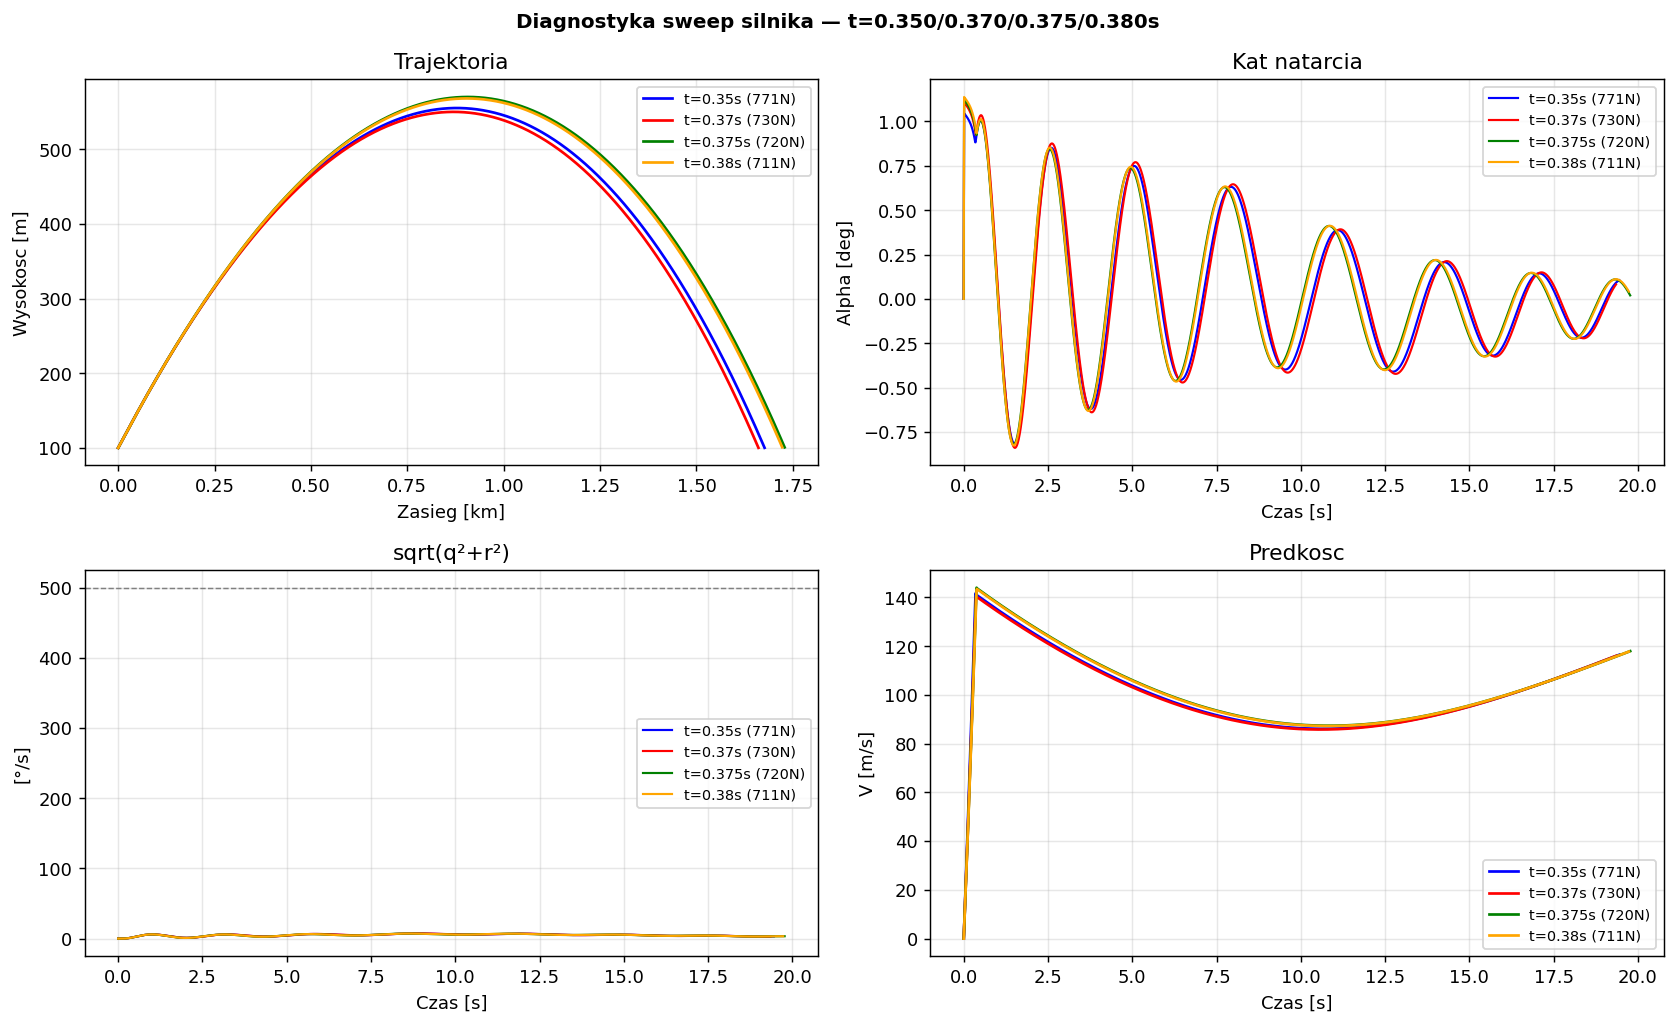

Python code for this plot:
"""
debug_motor.py — porownanie trajektorii silnikow 0.350, 0.370, 0.375
Uruchom z katalogu FlightSim: python debug_motor.py
"""
import sys, numpy as np, matplotlib.pyplot as plt
from pathlib import Path
sys.path.insert(0, str(Path(__file__).parent))

from aero import get_aero_model
from datcom_io.config_reader import load_config
from datcom_io.rocket_builder import build_mass_model, build_propulsion, build_geometry, build_initial_state
from models.atmosphere import create_atmosphere
from models.gravity import create_gravity
from forces.force_model6 import ForceModel6DOF
from core.solver6 import run_simulation_6dof
from geo.geographic import GeoModule, MissionConfig
import tempfile, os, yaml

CASE_NAME = "rocket_36mm_malarakieta_base"
IMPULSE   = 270.0
TIMES     = [0.350, 0.370, 0.375, 0.380]
COLORS    = ['blue', 'red', 'green', 'orange']

mission = MissionConfig.from_yaml("missions/mission_01.yaml")
geo     = GeoModule(mission)
aero    = get_aero_model(CASE_NAME, method="missile_datcom")

results = []
for t_burn in TIMES:
    thrust = IMPULSE / t_burn
    print(f"\nt_burn={t_burn}s  thrust={thrust:.1f}N")

    with open(f"configurations/{CASE_NAME}.yaml",
              encoding='utf-8', errors='replace') as f:
        raw = yaml.safe_load(f.read())
    raw["propulsion"]["thrust_profile"] = [
        [0.0,    thrust],
        [t_burn, thrust],
        [round(t_burn+0.001,4), 0.0],
    ]
    tmp_fd, tmp_path = tempfile.mkstemp(suffix=".yaml")
    os.close(tmp_fd)
    with open(tmp_path, "w") as f:
        yaml.dump(raw, f)
    cfg = load_config(tmp_path)
    os.unlink(tmp_path)

    mass = build_mass_model(cfg)
    prop = build_propulsion(cfg)
    geom = build_geometry(cfg)
    geom.xcp = float(aero.xcp_table[len(aero.alpha_table)//2, 0])
    initial  = build_initial_state(mission)

    fm = ForceModel6DOF(
        atmosphere=create_atmosphere("ISA"),
        mass_model=mass, aero_model=aero,
        gravity=create_gravity("constant"),
        geometry=geom, propulsion=prop,
    )
    result = run_simulation_6dof(fm, initial, t_max=60., z_ground=0.,
                                 max_step=0.05, rtol=1e-4, atol=1e-6)
    lf = geo.ned_to_lf(result)

    alpha_deg = np.abs(np.degrees(result.alpha))
    omega_qr  = np.sqrt(np.degrees(result.qr)**2 + np.degrees(result.r)**2)

    print(f"  status={result.status}")
    print(f"  zasieg={lf['x_lf'][-1]:.0f}m  alt_max={lf['alt'].max():.0f}m")
    print(f"  alpha_max={alpha_deg.max():.2f}°")
    print(f"  omega_qr_max={omega_qr.max():.1f}°/s")
    print(f"  V_max={result.speed.max():.1f}m/s  V_final={result.speed[-1]:.1f}m/s")

    results.append({
        "label": f"t={t_burn}s ({thrust:.0f}N)",
        "t": result.t, "alt": lf["alt"], "x": lf["x_lf"],
        "alpha": np.degrees(result.alpha),
        "omega": omega_qr, "V": result.speed,
    })

# Wykresy
fig, axes = plt.subplots(2, 2, figsize=(13, 8))
fig.suptitle("Diagnostyka sweep silnika — t=0.350/0.370/0.375/0.380s",
             fontsize=11, fontweight="bold")

for r, c in zip(results, COLORS):
    axes[0,0].plot(r["x"]/1000, r["alt"], color=c, lw=1.5, label=r["label"])
    axes[0,1].plot(r["t"], r["alpha"], color=c, lw=1.2, label=r["label"])
    axes[1,0].plot(r["t"], r["omega"], color=c, lw=1.2, label=r["label"])
    axes[1,1].plot(r["t"], r["V"],     color=c, lw=1.5, label=r["label"])

for ax, title, xlabel, ylabel in [
    (axes[0,0], "Trajektoria", "Zasieg [km]", "Wysokosc [m]"),
    (axes[0,1], "Kat natarcia", "Czas [s]", "Alpha [deg]"),
    (axes[1,0], "sqrt(q²+r²)", "Czas [s]", "[°/s]"),
    (axes[1,1], "Predkosc", "Czas [s]", "V [m/s]"),
]:
    ax.set_title(title); ax.set_xlabel(xlabel); ax.set_ylabel(ylabel)
    ax.legend(fontsize=8); ax.grid(alpha=0.3)

axes[1,0].axhline(500, color='gray', ls='--', lw=0.8, label='prog 500°/s')
plt.tight_layout()
plt.savefig("debug_motor.png", dpi=130, bbox_inches="tight")
plt.close()
print("\nZapisano: debug_motor.png")
